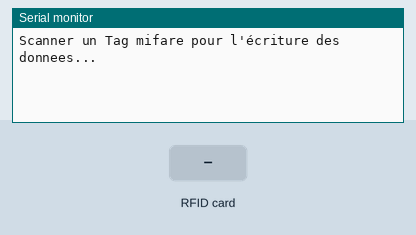
The sketch below on a simulated Arduino Uno, built with avr-gcc and run on an emulated ATmega328P. Shown: the last lines printed to the serial monitor. Inputs (shaded band) come from the test bench.

Above: at 1.2 s.
1.3 s: RFID card 5E 7A 19 C4 held to the reader
At 1.44 s:
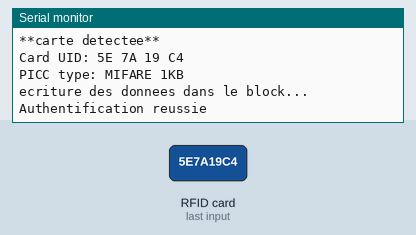
At 1.9 s:
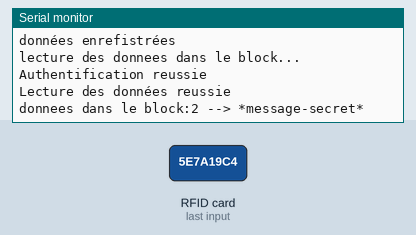

Measured:
- after the input at 1.3 s, the serial monitor: prints a new line at once (image 1)

The sketch:

nfc_rw.ino
```cpp
#include <SPI.h>
#include <MFRC522.h>

/*Using Hardware SPI of Arduino */
/*MOSI (11), MISO (12) and SCK (13) are fixed */
/*configurations des pins SS et RST */
#define SS_PIN 10  /* pin esclave */
#define RST_PIN 7  /*pin Reset  */

/* Créer une instance de MFRC522 */
MFRC522 mfrc522(SS_PIN, RST_PIN);
/* Créer une instance de clé MIFARE_Key */
MFRC522::MIFARE_Key key;

/* choisir le block à écrire */
/* attention au numéro de block........*/
int blockNum = 2;
/* création d'un tableau de 16 octets */
/* données à écrire dans le programme */
byte blockData [16] = {"*message-secret*"};

/* tableau pour la lecture des données */
/* pour éviter toute pertes de données la taille estlégèrement supérieure */
byte bufferLen = 18;
byte readBlockData[18];

MFRC522::StatusCode status;  //instance du statut

void setup()
{
  /* initialisation de la communication série */
  Serial.begin(9600);
  /* initialisation de la commucation/bus SPI */
  SPI.begin();
  /* Iinitialisation du module MFRC522 */
  mfrc522.PCD_Init();
  Serial.println("Scanner un Tag mifare pour l'écriture des donnees...");
}

void loop()
{
  /* phase depréparation à l'authentification*/
  /*toutes les clés sont initialisées à FFFFFFFFFFFFh xomme à la livraison du produit */
  for (byte i = 0; i < 6; i++)
  {
    key.keyByte[i] = 0xFF;
  }

  /* vérification d'une nouvelle carte*/
  /* et remise à zéro si aucune nouvelle carte n'est présente */
  if ( ! mfrc522.PICC_IsNewCardPresent())
  {
    return;
  }

  /* selection de la carte */
  if ( ! mfrc522.PICC_ReadCardSerial())
  {
    return;
  }
  Serial.print("\n");
  Serial.println("**carte detectee**");

  /*affichage de l'identifiant unique */

  Serial.print(F("Card UID:"));
  for (byte i = 0; i < mfrc522.uid.size; i++)
  {
    Serial.print(mfrc522.uid.uidByte[i] < 0x10 ? " 0" : " ");
    Serial.print(mfrc522.uid.uidByte[i], HEX);
  }
  Serial.print("\n");

  /* Print type of card (for example, MIFARE 1K) */

  Serial.print(F("PICC type: "));
  MFRC522::PICC_Type piccType = mfrc522.PICC_GetType(mfrc522.uid.sak);
  Serial.println(mfrc522.PICC_GetTypeName(piccType));

   /*phase d'écriture dans le block choisi */
   Serial.print("\n");
   Serial.println("ecriture des donnees dans le block...");
   WriteDataToBlock(blockNum, blockData);

   /* phase de lecture pour confirmation  */
   Serial.print("\n");
   Serial.println("lecture des donnees dans le block...");
   ReadDataFromBlock(blockNum, readBlockData);

   /* pour afficher l'ensemble des données dans le tag décommentez la ligne suivante */

   /*mfrc522.PICC_DumpToSerial(&(mfrc522.uid));*/

   /* affichache des données lues par le block */

   Serial.print("\n");
   Serial.print("donnees dans le block:");
   Serial.print(blockNum);
   Serial.print(" --> ");
   for (int j=0 ; j<16 ; j++)
   {
     Serial.write(readBlockData[j]);
   }
   Serial.print("\n");
}


void WriteDataToBlock(int blockNum, byte blockData[])
{
  /* authentification du block désiré par lecture de la  clé  A  */
  status = mfrc522.PCD_Authenticate(MFRC522::PICC_CMD_MF_AUTH_KEY_A, blockNum, &key, &(mfrc522.uid));
  if (status != MFRC522::STATUS_OK)
  {
    Serial.print("Authentification echouee: ");
    Serial.println(mfrc522.GetStatusCodeName(status));
    return;
  }
  else
  {
    Serial.println("Authentification reussie");
  }


  /*écrire les données dans le block */
  status = mfrc522.MIFARE_Write(blockNum, blockData, 16);
  if (status != MFRC522::STATUS_OK)
  {
    Serial.print("Echec d'ecriture: ");
    Serial.println(mfrc522.GetStatusCodeName(status));
    return;
  }
  else
  {
    Serial.println("données enrefistrées");
  }

}

void ReadDataFromBlock(int blockNum, byte readBlockData[])
{
  /** authentification du block désiré par lecture de la  clé  A  */
  byte status = mfrc522.PCD_Authenticate(MFRC522::PICC_CMD_MF_AUTH_KEY_A, blockNum, &key, &(mfrc522.uid));

  if (status != MFRC522::STATUS_OK)
  {
     Serial.print("Echec de l'authentification : ");
     Serial.println(mfrc522.GetStatusCodeName(status));
     return;
  }
  else
  {
    Serial.println("Authentification reussie");
  }

  /* lecture des données dans le block */
  status = mfrc522.MIFARE_Read(blockNum, readBlockData, &bufferLen);
  if (status != MFRC522::STATUS_OK)
  {
    Serial.print("EChec de lecture: ");
    Serial.println(mfrc522.GetStatusCodeName(status));
    return;
  }
  else
  {
    Serial.println("Lecture des données reussie");
  }

}
```
